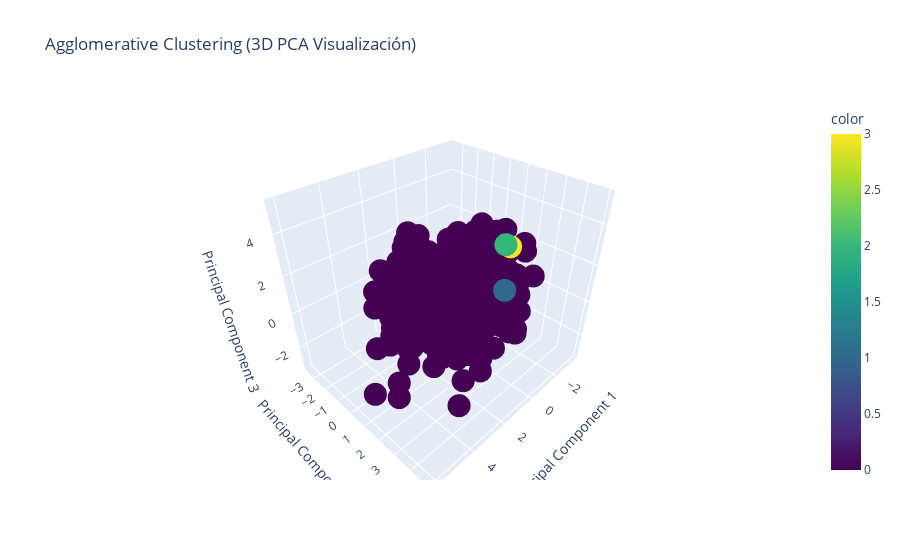

Notebook source saved alongside this figure:
### Markdown cell above
Modelo con linkage = 'single', 4 clusters

### Code cell
ac3_s = AgglomerativeClustering(n_clusters = 4, linkage = 'single') 
labels3_s = ac3_s.fit_predict(X_principal)

# Visualización en 3D con plotly
fig = px.scatter_3d(
    X_pca3, x='P1', y='P2', z='P3', 
    color=labels3_s, 
    title='Agglomerative Clustering (3D PCA Visualización)',
    labels={'P1': 'Principal Component 1', 'P2': 'Principal Component 2', 'P3': 'Principal Component 3'},
    color_continuous_scale='Viridis'
)
fig.show()

# Evaluación del Modelo
sil_score = silhouette_score(X_principal, labels3_s)
davies_bouldin = davies_bouldin_score(X_principal, labels3_s)
print(f'Silhouette Score: {sil_score}')
print(f'Davies-Bouldin Score: {davies_bouldin}')

### Figure 1 — Plotly figure (JSON) as saved in the notebook; plotly's stock layout.template omitted (floating-point values rounded to 4 significant figures; data arrays with more than 128 entries replaced by an {"elided": "..."} marker saying what was removed)
{"data": [{"hovertemplate": "Principal Component 1=%{x}<br>Principal Component 2=%{y}<br>Principal Component 3=%{z}<br>color=%{marker.color}<extra></extra>", "legendgroup": "", "marker": {"color": {"elided": "849 int values"}, "coloraxis": "coloraxis", "symbol": "circle"}, "mode": "markers", "name": "", "scene": "scene", "showlegend": false, "type": "scatter3d", "x": {"elided": "849 float values"}, "y": {"elided": "849 float values"}, "z": {"elided": "849 float values"}}], "layout": {"coloraxis": {"colorbar": {"title": {"text": "color"}}, "colorscale": [[0, "#440154"], [0.1111, "#482878"], [0.2222, "#3e4989"], [0.3333, "#31688e"], [0.4444, "#26828e"], [0.5556, "#1f9e89"], [0.6667, "#35b779"], [0.7778, "#6ece58"], [0.8889, "#b5de2b"], [1, "#fde725"]]}, "legend": {"tracegroupgap": 0}, "scene": {"domain": {"x": [0, 1], "y": [0, 1]}, "xaxis": {"title": {"text": "Principal Component 1"}}, "yaxis": {"title": {"text": "Principal Component 2"}}, "zaxis": {"title": {"text": "Principal Component 3"}}}, "title": {"text": "Agglomerative Clustering (3D PCA Visualización)"}}}
